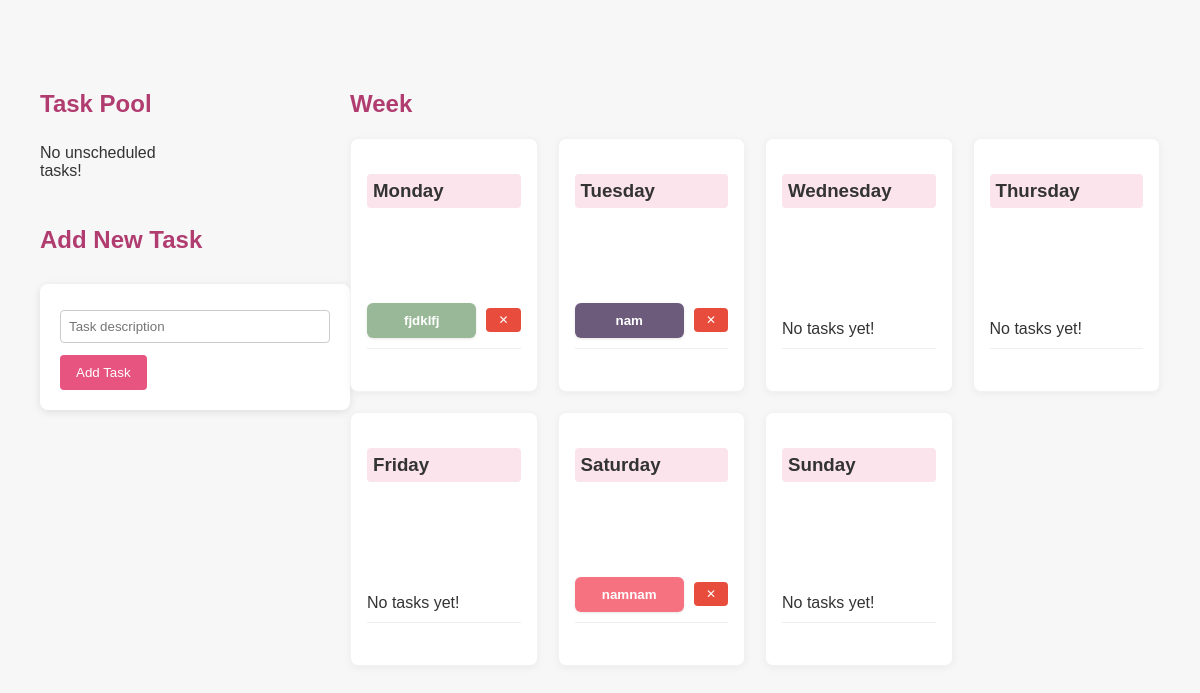
The page /week on the database as committed earlier.
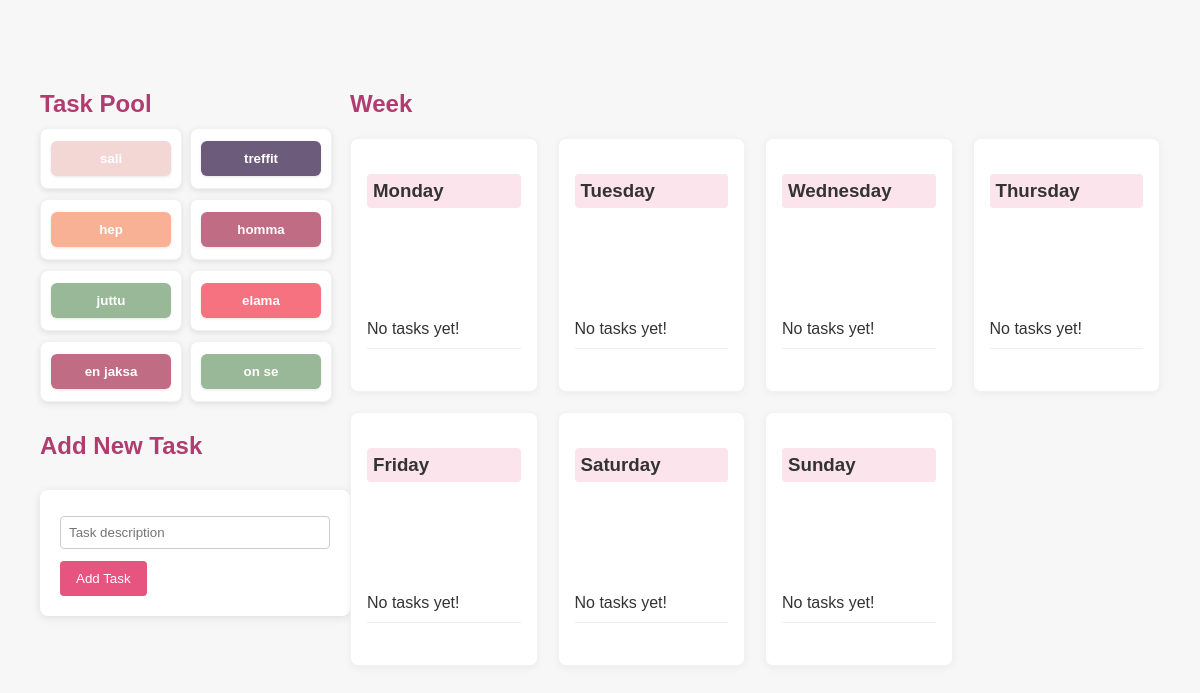
The same page on the database as committed later.
### tables this page shows
CREATE TABLE tasks (
                id INTEGER PRIMARY KEY AUTOINCREMENT,
                task TEXT NOT NULL,
                scheduled_date TEXT
            , color_class TEXT);

### app.py (the view)
@app.route("/week", methods=["GET"])
def week_view():
    all_tasks = get_all_tasks()
    unscheduled_tasks = [
        {"id": t[0], "task": t[1], "color_class": t[3]}
        for t in all_tasks if t[2] is None
    ]
    week_tasks = {day: [] for day in ["Monday", "Tuesday", "Wednesday", "Thursday", "Friday", "Saturday", "Sunday"]}
    for task in all_tasks:
        task_id, task_name, scheduled_date, color_class = task
        if scheduled_date:
            day_name = datetime.fromisoformat(scheduled_date).strftime("%A")
            if day_name in week_tasks:
                week_tasks[day_name].append({
                    "id": task_id,
                    "task": task_name,
                    "color_class": color_class
                })
    return render_template("week.html", unscheduled=unscheduled_tasks, week_tasks=week_tasks)

### database.py (called while the page is built)
def get_all_tasks():
    with sqlite3.connect(DB_NAME) as conn:
        cursor = conn.cursor()
        cursor.execute("SELECT id, task, scheduled_date, color_class FROM tasks ORDER BY scheduled_date")
        return cursor.fetchall()

### templates/week.html (shortened to what this page needs)
<!DOCTYPE html>
<html lang="en">
<head>
    <link rel="stylesheet" href="{{ url_for('static', filename='style.css') }}">
</head>
<body>
<div class="main-layout">
    <div class="task-pool-column">
        <h2>Task Pool</h2>
        <div class="task-pool">
            {% for task in unscheduled %}
            <div class="task-pool-item">
                <button class="task-toggle {{ task.color_class }}" onclick="toggleAssignOptions('{{ task.id }}')">
                    {{ task.task }}
                </button>
            </div>
            {% else %}
                <p>No unscheduled tasks!</p>
            {% endfor %}
        </div>
        <h2>Add New Task</h2>
        <form method="POST" action="/tasks/form-add" class="task-form">
            <input type="text" name="task" placeholder="Task description" required>
            <br>
            <button type="submit">Add Task</button>
        </form>
    </div>
    <div class="week-column">
        <h2>Week</h2>
        <div class="week-view">
            {% for day, tasks in week_tasks.items() %}
            <div class="week-day">
                <h3>{{ day }}</h3>
                <ul>
                    {% for task in tasks %}
                    <li class="task-row">
                        <div class="task-content">
                            <button class="task-toggle {{ task.color_class }}" disabled>
                                {{ task.task }}
                            </button>
                            <form method="POST" action="/tasks/delete/{{ task.id }}">
                                <button type="submit" class="delete-button">✕</button>
                            </form>
                        </div>
                    </li>
                    {% else %}
                    <li>No tasks yet!</li>
                    {% endfor %}
                </ul>
            </div>
            {% endfor %}
        </div>
    </div>
</div>
</body>
</html>

### static/style.css (style rules this page uses)
.color-1 { background-color: #f8b195; }
.color-2 { background-color: #f67280; }
.color-3 { background-color: #c06c84; }
.color-4 { background-color: #6c5b7b; }
.color-6 { background-color: #99b898; }
.color-7 { background-color: #f2d7d5; }
body { font-family: Arial, sans-serif; margin: 40px; background-color: #f7f7f7; color: #333; display: flex; flex-direction: column; align-items: center; }
h1, h2 { color: #b03c70; margin-bottom: 10px; }
ul { list-style: none; padding: 0; margin-top: 10px; }
li { padding: 10px 0; border-bottom: 1px solid #eee; }
li:last-child { margin-bottom: 10px; }
input[type="text"] { width: 100%; padding: 8px; margin: 6px 0 12px; border: 1px solid #ccc; border-radius: 4px; box-sizing: border-box; }
button { background-color: #e75480; color: white; padding: 10px 16px; border: none; border-radius: 4px; cursor: pointer; transition: background-color 0.2s ease, transform 0.1s ease; }
.task-toggle { color: white; border: none; border-radius: 6px; padding: 10px 14px; width: 100%; cursor: pointer; font-weight: bold; transition: transform 0.2s ease; white-space: nowrap; overflow: hidden; text-overflow: ellipsis; box-shadow: 0 1px 3px rgba(0,0,0,0.1); }
.main-layout { display: flex; gap: 40px; width: 100%; max-width: 1400px; margin-top: 30px; }
.task-pool-column { flex: 1; min-width: 200px; margin-bottom: 40px; }
.week-column { flex: 3; }
.task-pool { display: grid; grid-template-columns: repeat(2, 1fr); gap: 10px 30px; margin-bottom: 30px; }
.task-pool-item { background-color: white; border-radius: 8px; padding: 12px 10px; box-shadow: 0 2px 6px rgba(0, 0, 0, 0.1); text-align: center; width: 100%; border: 1px solid rgba(0, 0, 0, 0.05); word-wrap: break-word; }
.task-form { margin-top: 30px; margin-bottom: 40px; padding: 20px; background-color: white; border-radius: 8px; box-shadow: 0 2px 8px rgba(0,0,0,0.1); width: 100%; }
.week-view { display: grid; grid-template-columns: repeat(4, 1fr); gap: 20px; width: 100%; max-width: 1200px; margin-top: 20px; }
.week-day { background-color: white; border-radius: 8px; padding: 16px; box-shadow: 0 2px 8px rgba(0,0,0,0.05); display: flex; flex-direction: column; justify-content: space-between; min-height: 220px; border: 1px solid rgba(0, 0, 0, 0.05); }
.week-day h3 { background-color: #fce4ec; padding: 6px; border-radius: 4px; font-weight: bold; }

Rows that differ between the two databases and show on the page:
removed tasks: task "fjdklfj", shown under "Monday"
removed tasks: task "nam", shown under "Tuesday"
removed tasks: task "namnam", shown under "Saturday"
added tasks: task "sali", color_class "color-7" (drawn), shown under "Task Pool"
added tasks: task "treffit", color_class "color-4" (drawn), shown under "Task Pool"
added tasks: task "hep", color_class "color-1" (drawn), shown under "Task Pool"
added tasks: task "homma", color_class "color-3" (drawn), shown under "Task Pool"
added tasks: task "juttu", color_class "color-6" (drawn), shown under "Task Pool"
added tasks: task "elama", color_class "color-2" (drawn), shown under "Task Pool"
added tasks: task "en jaksa", color_class "color-3" (drawn), shown under "Task Pool"
added tasks: task "on se", color_class "color-6" (drawn), shown under "Task Pool"
Other text that changed with them:
new list line: "No tasks yet!"
text no longer shown: "No unscheduled tasks!"
